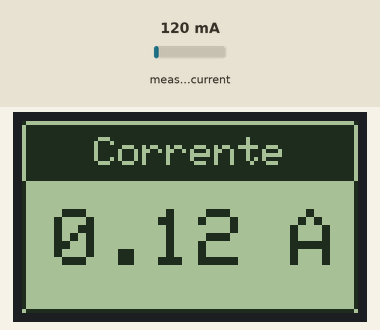
Bench run of a sketch on a simulated Arduino Uno, built with avr-gcc and run on an emulated ATmega328P. On the bench: 84×48 one-colour display. Inputs (shaded band) come from the test bench; at power-on: measured current 120 mA. What the sketch prints to the serial monitor is not drawn.

Above: at 2.2 s.
2.3 s: measured current set to 40 mA
At 3.2 s:
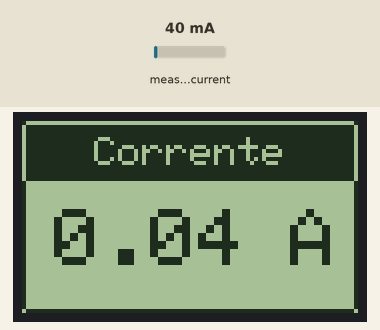
4.1 s: measured current set to 500 mA
At 5.8 s:
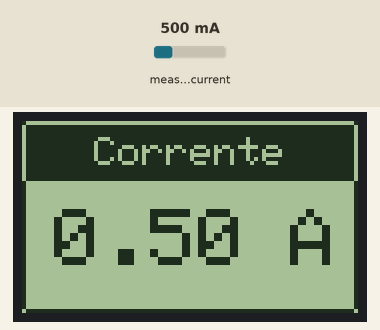
6.4 s: measured current set to 1000 mA
At 8.3 s:
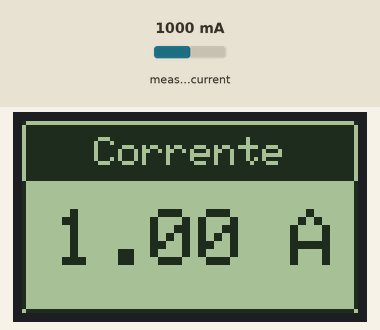
Timing chart, 0 to 9.8 s (numbered marks = the images above; inputs shaded):
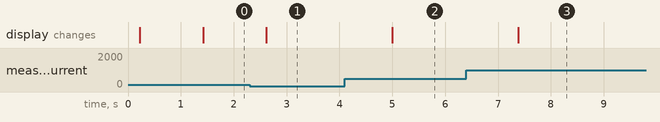

Measured:
- after the input at 2.3 s, the display: changes after 0.31 s (image 1)
- after the input at 4.1 s, the display: changes after 0.90 s (image 2)
- after the input at 6.4 s, the display: changes after 0.99 s (image 3)

The sketch:

sct1306.ino
```cpp
//Programa : Medidor de corrente com Arduino e SCT-013 100A

//Carrega as bibliotecas
#include <Adafruit_GFX.h>
#include <Adafruit_PCD8544.h>
#include "EmonLib.h"
#include <SPI.h>

EnergyMonitor emon1;

Adafruit_PCD8544 display = Adafruit_PCD8544(8, 9, 10, 11, 12);

//Tensao da rede eletrica
int rede = 220;

//Pino do sensor SCT
int pino_sct = A1;

void setup() {
  Serial.begin(9600);
  //Pino, calibracao - Cur Const= Ratio/BurdenR. 2000/33 = 60
  emon1.current(pino_sct, 60);
  //Ajuste iniciais display
  display.begin();
  //Ajusta o contraste do display
  display.setContrast(48);
  //Apaga o buffer e o display
  display.clearDisplay();
  //Define tamanho do texto e cor
  display.setTextSize(1);
  display.setTextColor(BLACK);

  //Retangulo principal
  display.drawRect(0, 0, 84, 48, 2);
  //Retangulo corrente
  display.fillRect(0, 0, 84, 15, 2);
  display.setTextColor(WHITE, BLACK);
  display.setCursor(18, 4);
  display.println("Corrente");
  display.setTextColor(BLACK, WHITE);
  display.setTextSize(2);
}

void loop() {
  //Calcula a corrente
  double Irms = emon1.calcIrms(1480);
  //Mostra o valor da corrente no serial monitor e display
  Serial.print("Corrente : ");
  Serial.print(Irms);  // Irms

  display.fillRect(4, 15, 55, 20, 0);
  display.setCursor(8, 22);
  display.println(Irms, 2);
  display.display();
  display.setCursor(67, 22);
  display.println("A");
  delay(1000);
}
```
